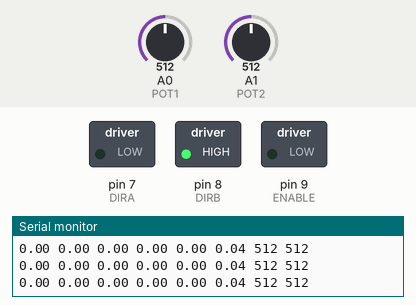
The sketch below on a simulated Arduino Uno, built with avr-gcc and run on an emulated ATmega328P. Parts: switched loads named in the sketch (green lamp = pin HIGH), the last lines printed to the serial monitor. The test bench sets the inputs (shaded band); at power-on: A0 (POT1) = 512, A1 (POT2) = 512.

Above: at 1.2 s.
1.3 s: A0 (POT1) set to 716
At 1.7 s:
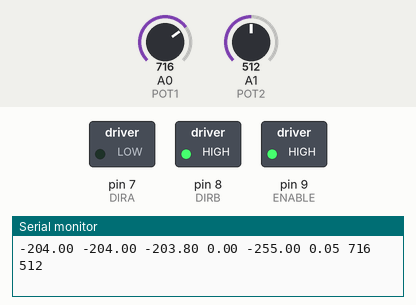
2.9 s: A1 (POT2) set to 900
At 5.4 s:
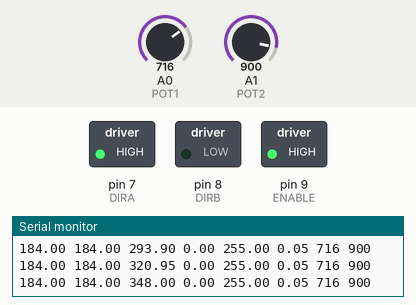
5.9 s: A0 (POT1) set to 1023
At 6.88 s:
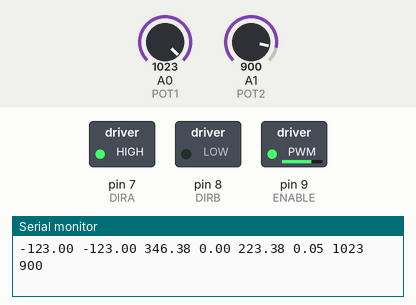
8.9 s: A0 (POT1) set to 511
At 9.6 s:
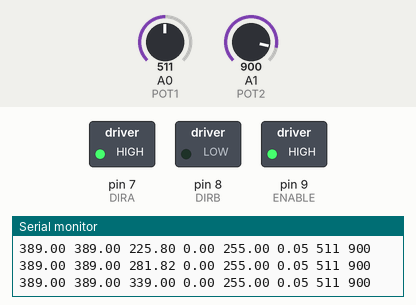
11.9 s: A1 (POT2) set to 122
At 14.09 s:
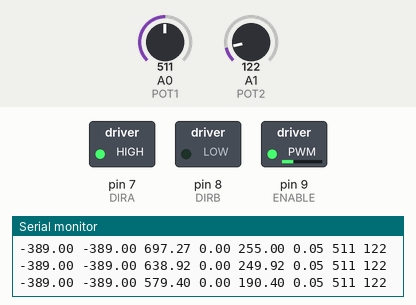
14.9 s: A1 (POT2) set to 716
At 15.08 s:
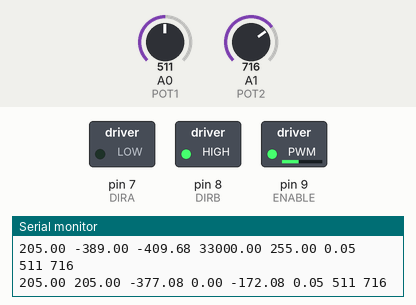
Timing chart, 0 to 17.9 s (numbered marks = the images above; inputs shaded):
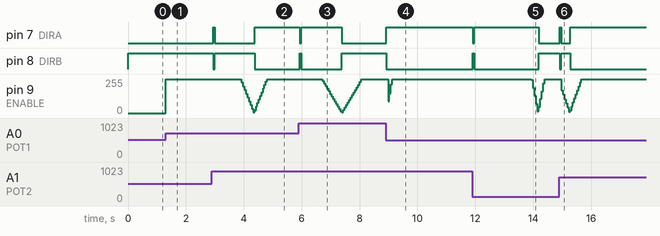

Measured:
- after the input at 1.3 s, pin 9 (ENABLE): 0/255 → 255/255 at once
- after the input at 2.9 s, pin 7 (DIRA): LOW → HIGH after 0.05 s, → LOW 0.06 s later, → HIGH 1.4 s later; pin 8 (DIRB): HIGH → LOW after 0.05 s, → HIGH 0.06 s later, → LOW 1.4 s later
- after the input at 5.9 s, pin 7 (DIRA): HIGH → LOW at once, → HIGH 0.06 s later, → LOW 1.4 s later; pin 8 (DIRB): LOW → HIGH at once, → LOW 0.06 s later, → HIGH 1.4 s later
- after the input at 8.9 s, pin 7 (DIRA): LOW → HIGH at once; pin 8 (DIRB): HIGH → LOW at once; pin 9 (ENABLE): 255/255 → 87/255 after 0.09 s, → 150/255 0.05 s later, → 214/255 0.05 s later, → 255/255 0.05 s later
- after the input at 11.9 s, pin 7 (DIRA): HIGH → LOW at once, → HIGH 0.06 s later, → LOW 2.2 s later; pin 8 (DIRB): LOW → HIGH at once, → LOW 0.06 s later, → HIGH 2.2 s later
- after the input at 14.9 s, pin 7 (DIRA): LOW → HIGH at once, → LOW 0.06 s later, → HIGH 0.30 s later; pin 8 (DIRB): HIGH → LOW at once, → HIGH 0.06 s later, → LOW 0.30 s later

The sketch:

Lab_5_-_Proportional_Integral.ino
```cpp
#define POT1 A0 //servo potentiometer pin
#define POT2 A1 //input potentiometer pin
#define DIRA 7  //Direction pin
#define DIRB 8  //Direction pin
#define ENABLE 9 //Enable pin

float error=0;            //Define error variable
float previous_error=0;   //Define previous error for derivative
float integral=0;         //Define integral variable
float derivative=0;       //Define derivative variable
float proportional=0;
float dt=0;
float tic=0;
float toc=0;
float Kd= 3;   //Derivative Constant
float Kp=1;   //Proportional Constant
float Ki=3;   //Integral Constant
float PWM=0;

void setup() {

  pinMode(DIRA, OUTPUT);
  pinMode(DIRB, OUTPUT);
  pinMode(ENABLE, OUTPUT);
  pinMode(POT1, INPUT);
  pinMode(POT2, INPUT);
  Serial.begin(9600);
  TCCR1B = TCCR1B & B11111000 | B00000001; // Changes the PWM to 31kHz

}

void loop() {

previous_error=error;
  int position_servo = analogRead(POT1);
  int position_input = analogRead(POT2);
  error=position_input-position_servo;      //compute position error
  integral=integral+Ki*error*dt;            // compute integral
  derivative=(error-previous_error)*Kd/dt;  // compute derivative
  proportional=Kp*error;                    // compute proportional
  PWM=proportional+derivative+integral;     // input to plant computed from PID controller
  dt=(tic-toc)/1000.0;                       //time in seconds
  toc=tic;
  tic=millis();
  if (PWM>255)                              // limit PWM output
    PWM=255;
  if (PWM<-255)
    PWM=-255;
  if (PWM>0){                               // Set motor direction to motor controller
    digitalWrite(DIRA,1);
    digitalWrite(DIRB,0);
    analogWrite(ENABLE,PWM);
  }
  else{
    digitalWrite(DIRA,0);
    digitalWrite(DIRB,1);
    analogWrite(ENABLE,-PWM);
  }                                         // Print relevant data
  Serial.print(error);
  Serial.print(" ");
  Serial.print(previous_error);
  Serial.print(" ");
  Serial.print(integral);
  Serial.print(" ");
  Serial.print(derivative);
  Serial.print(" ");
  Serial.print(PWM);
  Serial.print(" ");
  Serial.print(dt);
  Serial.print(" ");
  Serial.print(position_servo);
  Serial.print(" ");
  Serial.println(position_input);

}
```
